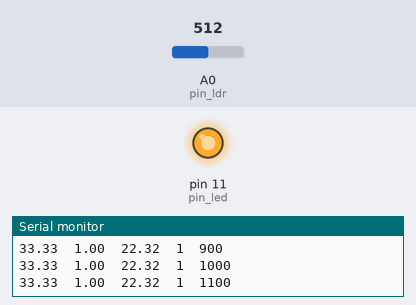
The sketch below on a simulated Arduino Uno, built with avr-gcc and run on an emulated ATmega328P. On the bench: output pins drawn as LEDs (lit = HIGH), the last lines printed to the serial monitor. Inputs (shaded band) come from the test bench; at power-on: A0 (pin_ldr) = 512.

Above: at 1.2 s.
1.3 s: A0 (pin_ldr) set to 716
At 2.1 s:
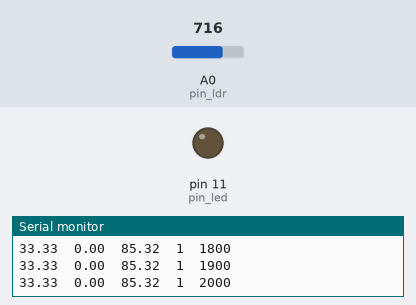
2.8 s: A0 (pin_ldr) set to 511
At 2.98 s:
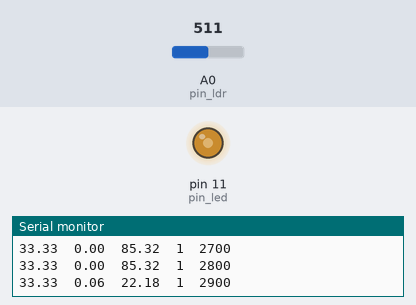
6.0 s: A0 (pin_ldr) set to 900
At 7.4 s:
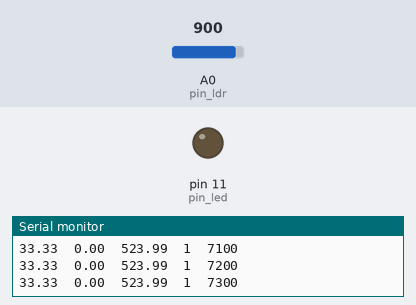
Timing chart, 0 to 8.5 s (numbered marks = the images above; inputs shaded):
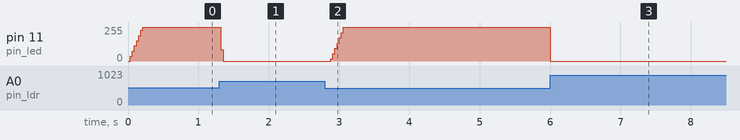

The sketch:

main.ino
```cpp
/**
 * @file single_board/main/main.ino
 *
 * @brief Single board system main application
 *
 * @author João Borrego
 */

#include "utils.hpp"
#include "pi.hpp"

/** Baudrate value for Serial communication */
const long BAUDRATE = 115200;
/** Size of buffer for Serial communication */
const unsigned int BUFFER_SIZE = 30;

/** Minimum value for the reference */
const float MIN_REF = 0.0;
/** Maximum value for the reference */
const float MAX_REF = 150.0;
/** Minimum value for the output */
const unsigned int MIN_OUT = 0;
/** Maximum value for the output */
const unsigned int MAX_OUT = 255;

/** Minimum interval between status Serial prints (ms) */
const unsigned long STATUS_DELAY = 100;

/* PI controller default parameters */

/** Proportional term coefficient */
const float K_P = 2.051;   // 0.40291;  // 3.0622;
/** Integral term coefficient */
const float K_I = 136.7462; // 26.8604; // 204.1445
/** Sampling time (s) */
const float T   = 0.030;

/* System properties */

/** Aproximate maximum measure for input */
const float MAX_LUX  = 100.0;
/** Value for low illuminance setting */
const float LOW_LUX  = (1.0 / 3.0) * MAX_LUX;
/** Value for high illuminance setting */
const float HIGH_LUX = (2.0 / 3.0) * MAX_LUX;

/* Pinout */

/** LDR analog in pin */
const int pin_ldr = A0;
/** LED PWM out pin */
const int pin_led = 11;

/* Global variables */

/** Reference lux value */
volatile float reference {0};
/** LDR input ADC value */
volatile float ldr_in {0};
/** LDR input converted to LUX units */
volatile float input {0};
/** PWM output to LED */
volatile float output {0};
/** LDR input tension */
volatile float v_in {0};

/** Command line buffer */
char cmd_buffer[BUFFER_SIZE] {0};

/** Proportional Integrator controller */
PIController::Controller controller(
  &input,
  &output,
  &reference,
  K_P, //0.4507,
  K_I, //0.1,
  T);

/** Whether to use feedforward for initial estimate */
bool use_feedforward {true};
/** Latest elapsed milliseconds since startup */
unsigned long current_millis {0};
/** Previously recorded elapsed milliseconds since startup */
unsigned long last_millis {0};

// Aux triggers for testing
bool triggered_1 {false};
bool triggered_2 {false};

/**
 * @brief      Arduino setup
 */
void setup() {
    /* Setup serial communication */
    Serial.begin(BAUDRATE);
    /* Setup timer interrupt */
    setupTimerInt();
    /* Configure controller features */
    controller.configureFeatures(use_feedforward, true, true);
    /* Setup initial reference */
    reference = LOW_LUX;
}

/**
 * @brief      Arduino loop
 */
void loop() {

    /* Read commands from Serial */
    if (readLine()){
        processCommand();
    }

    /* Print status every STATUS_DELAY milliseconds */
    current_millis = millis();
    if (current_millis - last_millis >= STATUS_DELAY){
        last_millis = current_millis;

        //if (current_millis >= 4000 && current_millis <= 6000) { listVariables(); }
        listVariables();
    }

    /*
    // Feedforward experiment
    if (millis() >= 5000 && !triggered_1) {
        triggered_1 = true;
        reference = HIGH_LUX;
    }
    */

    /*
    // Anti-windup experiment
    if (millis() >= 5000 && !triggered_1) {
        triggered_1 = true;
        reference = 100;
    }
    if (millis() >= 7000 && !triggered_2) {
        triggered_2 = true;
        reference = LOW_LUX;
    }
    */

    /*
    // Deadzone experiment
    if (millis() >= 5000 && !triggered_1) {
        triggered_1 = true;
        reference = 50;
    }
    */
}

/**
 * @brief      Reads a line from Serial
 *
 * @return     Whether a line was read
 */
bool readLine(){

    static uint8_t offset = 0;

    while (Serial.available()){
        char cur = Serial.read();
        switch (cur) {
            // Carriage return
            case '\r':
            // Line feed
            case '\n':
                // Terminate string
                cmd_buffer[offset] = '\0';
                if (offset > 0){
                    offset = 0;
                    //printCommand();
                    return true;
                }
                break;
            default:
                if (offset < BUFFER_SIZE - 1){
                    cmd_buffer[offset] = cur;
                    offset++;
                    cmd_buffer[offset] = '\0';
                }
        }
    }
    return false;
}

/**
 * @brief      Prints a command to Serial
 */
void printCommand(){
    Serial.print("> ");
    Serial.println(cmd_buffer);
}

/**
 * @brief      Processes a command read from Serial
 */
void processCommand(){

    char *command = strtok(cmd_buffer, " \n");
    char *param = strtok(NULL, " \n");

    if (!strcmp(command, "reference") && param){
        float new_reference = atof(param);
        if (new_reference > MIN_REF && new_reference < MAX_REF){
            reference = new_reference;
        } else if (!strcmp(param, "low")){
            reference = LOW_LUX;
        } else if (!strcmp(param, "high")){
            reference  = HIGH_LUX;
        } else if (!strcmp(param, "off")){
            reference = 0;
        }
    } else if (!strcmp(command, "feedforward") && param){
        if (!strcmp(param, "on")){
            use_feedforward = true;
            controller.useFeedforward(true);
        } else if (!strcmp(param, "off")){
            use_feedforward = false;
            controller.useFeedforward(false);
        }
    } else if (!strcmp(command, "deadzone") && param){
        if (!strcmp(param, "on")){
            controller.useErrorDeadzone(true);
        } else if (!strcmp(param, "off")){
            controller.useErrorDeadzone(false);
        }
    } else if (!strcmp(command, "anti_windup") && param){
        if (!strcmp(param, "on")){
            controller.useAntiWindup(true);
        } else if (!strcmp(param, "off")){
            controller.useAntiWindup(false);
        }
    } else {
        Serial.println("Invalid command!");
    }
}

/**
 * @brief      Lists important variables to Serial
 */
void listVariables(){
    Serial.print(reference);
    Serial.print("\t");
    Serial.print(( floor(output) / 255.0));
    Serial.print("\t");
    Serial.print(input);
    Serial.print("\t");
    Serial.print(int(use_feedforward));
    Serial.print("\t");
    Serial.println(current_millis);
}

/**
 * @brief      Sets up timer interrupts
 *
 * @note       The body of this funtion was generated automatically at
 *             <a href="http://www.8bit-era.cz/arduino-timer-interrupts-calculator.html">
 *             Arduino Timer Interrupt Calculator</a>
 */
void setupTimerInt(){
    // TIMER 1 for interrupt frequency 100/3 (33.(3)) Hz:
    cli(); // stop interrupts
    TCCR1A = 0; // set entire TCCR1A register to 0
    TCCR1B = 0; // same for TCCR1B
    TCNT1  = 0; // initialize counter value to 0
    // set compare match register for 100 / 3 Hz increments
    OCR1A = 60000; // = 16000000 / (8 * (100 / 3)) - 1 (must be <65536)
    // turn on CTC mode
    TCCR1B |= (1 << WGM12);
    // Set CS12, CS11 and CS10 bits for 8 prescaler
    TCCR1B |= (0 << CS12) | (1 << CS11) | (0 << CS10);
    // enable timer compare interrupt
    TIMSK1 |= (1 << OCIE1A);
    sei(); // allow interrupts
}

/**
 * @brief      Writes to led.
 */
void writeToLed(){
    /* Constrain output to 8 bits */
    output = (output >= MIN_OUT)? output : MIN_OUT;
    output = (output <= MAX_OUT)? output : MAX_OUT;
    analogWrite(pin_led, (int) output);
}

/**
 * @brief      Timer1 interrupt callback function
 *
 * @param[in]  <unnamed>    Timer/Counter1 Compare Match A
 */
ISR(TIMER1_COMPA_vect){
    /* Sample input */
    ldr_in =  analogRead(pin_ldr);
    v_in = ldr_in * (5.0 / 1023.0);
    input = Utils::convertToLux(v_in);
    /* Control system */
    controller.update(writeToLed);
}
```

pi.cpp
```cpp
/**
 * @file    single_board/main/pi.cpp
 * @brief   PI Controller
 *
 * Proportional Integral Controller
 *
 * @author  João Borrego
*/

#include "pi.hpp"

namespace PIController {

    Controller::Controller(
        volatile float *input,
        volatile float *output,
        volatile float *reference,
        const float k_p,
        const float k_i,
        const float T,
        const float b,
        const float k_sat,
        const float anti_windup_sat_min,
        const float anti_windup_sat_max,
        const float error_deadzone_min,
        const float error_deadzone_max){

        this->in = input;
        this->out = output;
        this->ref = reference;
        this->k_p = k_p;
        this->k_i = k_i;
        this->T = T;

        this->b = b;
        this->k_sat = k_sat;
        this->sat_min = anti_windup_sat_min;
        this->sat_max = anti_windup_sat_max;
        this->deadzone_min = error_deadzone_min;
        this->deadzone_max = error_deadzone_max;

        this->err = 0.0;
        this->i = 0.0;
        this->u = 0.0;
        this->u_sat = 0.0;
        this->y = 0.0;

        this->use_feedforward = false;
        this->use_anti_windup = false;
        this->use_deadzone = false;

        //this->k_1 = k_p * b;
        this->k_2 = k_i * T / 2.0;

        d_ref_1 = d_ref_2 = d_ref_3 = 0.0;
    }

    Controller::configureFeatures(
        const bool use_feedforward,
        const bool use_anti_windup,
        const bool use_deadzone){

        this->use_feedforward = use_feedforward;
        this->use_anti_windup = use_anti_windup;
        this->use_deadzone = use_deadzone;
    }

    void Controller::update(void (*updateFcn)(void)){

        /* Sample input and reference */
        float y_sampled = *(in);
        float ref_sampled = *(ref);

        float err_new = ref_sampled - y_sampled;
        //float err_new = d_ref_1 - y_sampled; // Delay 1 sample
        //float err_new = d_ref_2 - y_sampled; // Delay 2 samples
        //float err_new = d_ref_3 - y_sampled; // Delay 3 samples

        /* Apply error deadzone to reduce output jitter */
        if (use_deadzone){
            err_new = applyDeadzone(err_new);
        }

        float p_new{0}, i_new{0}, u_new{0}, u_sat_new{0};

        p_new = k_p * err_new;
        if (use_feedforward){
            // Add feedforward term
            p_new += b * getFeedforward(ref_sampled);
        }

        //p_new = k_1 * ref_sampled - k_p * y;

        i_new = i + k_2 * (err_new + err);
        if (use_anti_windup){
            /* Simple anti-windup only saturates the integrator term */
            #if SIMPLE_ANTI_WINDUP
                i_new = applySaturation(i_new);
                u_new = p_new + i_new;
                *(this->out) = u_new;
            /* Real anti-windup has a feedback loop */
            #else
                i_new += k_sat * (u_sat - u);
                u_new = p_new + i_new;
                u_sat_new = applySaturation(u_new);
                *(this->out) = u_sat_new;
            #endif
        } else {
            u_new = p_new + i_new;
            *(this->out) = u_new;
        }

        /* Update output using external callback function */
        updateFcn();

        /* Update old values */
        this->err = err_new;
        this->i = i_new;
        this->u = u_new;
        # if !SIMPLE_ANTI_WINDUP
            if (use_anti_windup){
                this->u_sat = u_sat_new;
            }
        #endif

        // Delay reference for PI block input
        this->d_ref_3 = d_ref_2;
        this->d_ref_2 = d_ref_1;
        this->d_ref_1 = ref_sampled;
    }

    inline float Controller::applySaturation(float output){
        if (output > sat_max){
            return sat_max;
        } else if (output < sat_min){
            return sat_min;
        }
        return output;
     }

    inline float Controller::applyDeadzone(float error){
        if (error > deadzone_max){
           return  error - deadzone_max;
        } else if (error < deadzone_min){
            return error - deadzone_min;
        }
        return 0.0;
    }

    inline float Controller::getFeedforward(float y){
        // y = m * x + b
        return (y - B_FF) / M_FF;
    }

    /* Getters and setters */

    void Controller::useFeedforward(bool state){
        this->use_feedforward = state;
    }

    void Controller::useAntiWindup(bool state){
        this->use_anti_windup = state;
    }

    void Controller::useErrorDeadzone(bool state){
        this->use_deadzone = state;
    }

    /* Unused functions */

    void Controller::setAntiWindupSat(float sat_min, float sat_max){
        this->sat_min = sat_min;
        this->sat_max = sat_max;
    }

    void Controller::setErrorDeadzone(float deadzone_min, float deadzone_max){
        this->deadzone_min = deadzone_min;
        this->deadzone_max = deadzone_max;
    }

    void Controller::updateCoefficients(
        float k_p,
        float k_i){

        this->k_p = k_p;
        this->k_i = k_i;
        /* Update internal constants */
        //this->k_1 = k_p * b;
        this->k_2 = k_p * k_i * T / 2.0;

        Controller::resetHistory();
    }

    inline void Controller::resetHistory(){
        this->y = 0;
        this->err = 0;
        this->i = 0;
    }

}
```

utils.cpp
```cpp
/**
 * @file    single_board/main/utils.cpp
 *
 * @brief   Generic utilities
 *
 * @author  João Borrego
 */

#include "utils.hpp"

namespace Utils {

    float convertToLux(float v_in, float v_max, float r, float a, float b){

        /* Obtain resitance of LDR from tension divider */
        float r_ldr = r * ((v_max / v_in) - 1);
        /* Calculate LUX output */
        float exp = (log10(r_ldr) - b)/a;
        float out = pow(10.0, exp);

        return out;
    }
}
```

utils.hpp
```cpp
/**
 * @file    single_board/main/utils.hpp
 *
 * @brief   Generic utilities
 *
 * @author  João Borrego
 */

#include <math.h>

namespace Utils {

    /** Supply voltage in Volt */
    const float V_MAX = 5.0 ;
    /** Value of resistance in series with the ldr in Ohm */
    const float LUX_R = 10000.0;
    /** Parameter $a$ of the experimental characteristic of the ldr */
    const float LUX_A = -0.62995;  // -0.75696;
    /** Parameter $b$ of the experimental characteristic of the ldr */
    const float LUX_B = 4.8487;    // 4.2136;

    /**
     * @brief Converts the measured tension of an LDR to a LUX measurement
     *
     * r_ldr = r * ((v_max / v_in) - 1)
     * lux = 10 ^ ((log_10(r_ldr) - b) / a)
     *
     * @param v_in  The measured ldr tension (Volt)
     * @param v_max The maximum tension (Volt)
     * @param r     The value of resistance in series with the LDR (Ohm)
     * @param a     Parameter of ldr characteristic
     * @param b     Parameter of ldr characteristic
     *
     * @return The corresponding LUX value
     */
    float convertToLux(float v_in, float v_max=V_MAX, float r=LUX_R, float a=LUX_A, float b=LUX_B);
}
```

Source omitted: pi.hpp (8246 bytes)

Measured:
- after the input at 1.3 s, pin 11 (pin_led): 255/255 → 0/255 at once
- after the input at 2.8 s, pin 11 (pin_led): 0/255 → 255/255 after 0.08 s
- after the input at 6.0 s, pin 11 (pin_led): 255/255 → 0/255 at once
